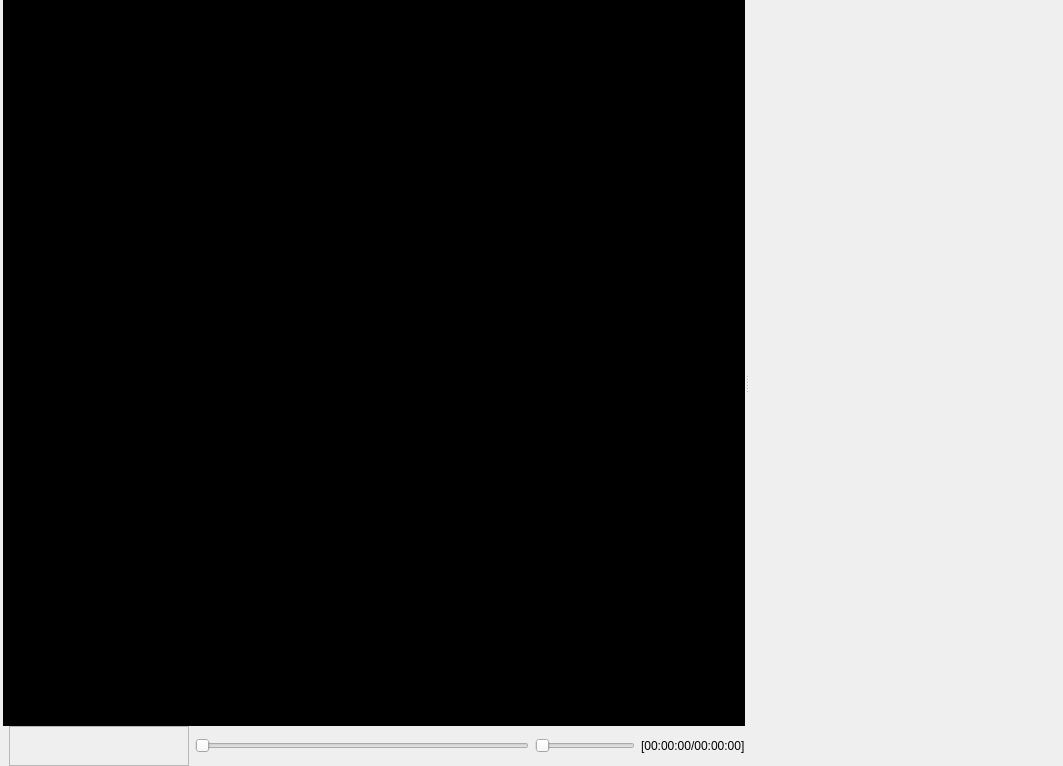
<?xml version="1.0" encoding="UTF-8"?>
<ui version="4.0">
 <class>PotorchuWidget</class>
 <widget class="QWidget" name="PotorchuWidget">
  <property name="geometry">
   <rect>
    <x>0</x>
    <y>0</y>
    <width>1063</width>
    <height>766</height>
   </rect>
  </property>
  <property name="windowTitle">
   <string>Form</string>
  </property>
  <layout class="QGridLayout" name="gridLayout">
   <property name="leftMargin">
    <number>3</number>
   </property>
   <property name="topMargin">
    <number>0</number>
   </property>
   <property name="rightMargin">
    <number>2</number>
   </property>
   <property name="bottomMargin">
    <number>0</number>
   </property>
   <item row="0" column="0">
    <widget class="QSplitter" name="splitter">
     <property name="orientation">
      <enum>Qt::Horizontal</enum>
     </property>
     <widget class="QWidget" name="layoutWidget">
      <layout class="QGridLayout" name="GlobalGridLayout_">
       <property name="verticalSpacing">
        <number>0</number>
       </property>
       <item row="0" column="0" colspan="5">
        <widget class="LeechCraft::Potorchu::Player" name="Player_">
         <property name="styleSheet">
          <string notr="true">padding: 25px; background: black;</string>
         </property>
         <property name="frameShape">
          <enum>QFrame::StyledPanel</enum>
         </property>
         <property name="frameShadow">
          <enum>QFrame::Raised</enum>
         </property>
        </widget>
       </item>
       <item row="1" column="1">
        <widget class="QFrame" name="CommandFrame_">
         <property name="minimumSize">
          <size>
           <width>180</width>
           <height>40</height>
          </size>
         </property>
         <property name="frameShape">
          <enum>QFrame::StyledPanel</enum>
         </property>
         <property name="frameShadow">
          <enum>QFrame::Raised</enum>
         </property>
        </widget>
       </item>
       <item row="1" column="2">
        <widget class="QSlider" name="PositionSlider_">
         <property name="maximumSize">
          <size>
           <width>16777215</width>
           <height>24</height>
          </size>
         </property>
         <property name="acceptDrops">
          <bool>true</bool>
         </property>
         <property name="maximum">
          <number>10000</number>
         </property>
         <property name="orientation">
          <enum>Qt::Horizontal</enum>
         </property>
        </widget>
       </item>
       <item row="1" column="3">
        <widget class="QSlider" name="VolumeSlider_">
         <property name="maximumSize">
          <size>
           <width>100</width>
           <height>24</height>
          </size>
         </property>
         <property name="acceptDrops">
          <bool>true</bool>
         </property>
         <property name="toolTip">
          <string>Volume slider</string>
         </property>
         <property name="maximum">
          <number>100</number>
         </property>
         <property name="orientation">
          <enum>Qt::Horizontal</enum>
         </property>
        </widget>
       </item>
       <item row="1" column="4">
        <widget class="QLabel" name="TimeStamp_">
         <property name="text">
          <string>[00:00:00/00:00:00]</string>
         </property>
        </widget>
       </item>
      </layout>
     </widget>
     <widget class="LeechCraft::Potorchu::PlayListWidget" name="PlayListWidget_" native="true">
      <property name="minimumSize">
       <size>
        <width>200</width>
        <height>0</height>
       </size>
      </property>
     </widget>
    </widget>
   </item>
  </layout>
 </widget>
 <customwidgets>
  <customwidget>
   <class>LeechCraft::Potorchu::Player</class>
   <extends>QFrame</extends>
   <header>player.h</header>
   <container>1</container>
  </customwidget>
  <customwidget>
   <class>LeechCraft::Potorchu::PlayListWidget</class>
   <extends>QWidget</extends>
   <header>playlistwidget.h</header>
   <container>1</container>
  </customwidget>
 </customwidgets>
 <resources/>
 <connections/>
</ui>
